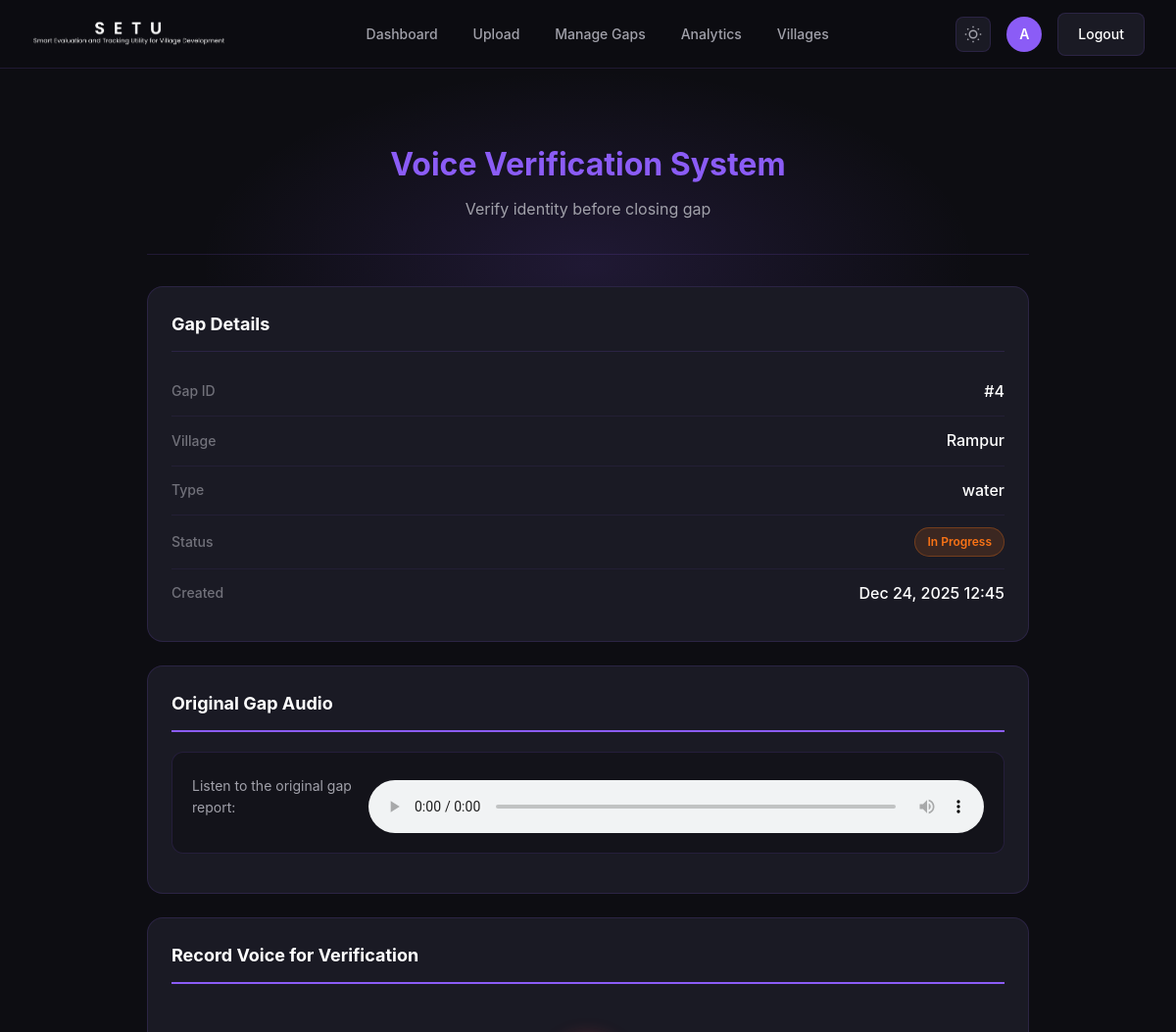
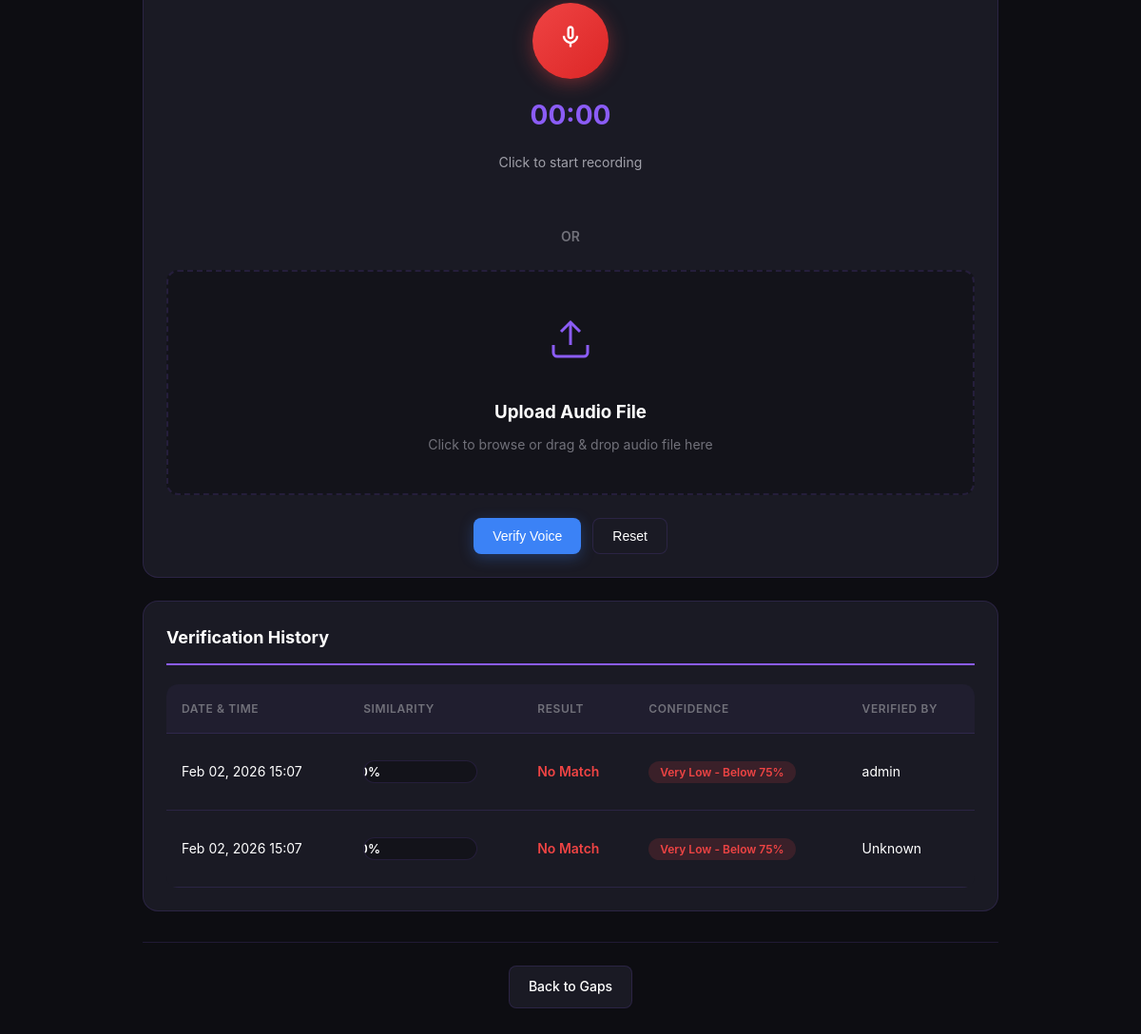
Screenshot of /voice-verification/gap/4/ (signed in) with the database file from the repository (2 pictures, top to bottom).
### core/models.py (models this page shows, shortened)
class Gap(models.Model):
    STATUS_CHOICES = [
        ("open", "Open"),
        ("in_progress", "In Progress"),
        ("resolved", "Resolved"),
    ]
    INPUT_METHOD_CHOICES = [
        ("image", "Image Upload"),
        ("voice", "Voice Recording"),
        ("text", "Text Input"),
    ]
    GAP_TYPE_CHOICES = [
        ("water", "Water Supply"),
        ("road", "Road Infrastructure"),
        ("sanitation", "Sanitation"),
        ("electricity", "Electricity"),
        ("education", "Education"),
        ("health", "Healthcare"),
        ("housing", "Housing"),
        ("agriculture", "Agriculture"),
        ("connectivity", "Connectivity"),
        ("employment", "Employment"),
        ("community_center", "Community Center"),
        ("drainage", "Drainage"),
        ("other", "Other"),
    ]
    SEVERITY_CHOICES = [
        ("low", "Low"),
        ("medium", "Medium"),
        ("high", "High"),
    ]
    village = models.ForeignKey("Village", on_delete=models.CASCADE)
    description = models.TextField()
    gap_type = models.CharField(max_length=100, choices=GAP_TYPE_CHOICES, db_index=True)
    severity = models.CharField(
        max_length=50, choices=SEVERITY_CHOICES, default="low", db_index=True
    )
    status = models.CharField(
        max_length=20, choices=STATUS_CHOICES, default="open", db_index=True
    )
    input_method = models.CharField(
        max_length=10,
        choices=INPUT_METHOD_CHOICES,
        default="image",
        db_index=True,
        help_text="Method used to submit this gap",
    )
    audio_file = models.FileField(
        upload_to="gap_audio/",
        blank=True,
        null=True,
        help_text="Audio file if submitted via voice",
    )
    audio_url = models.URLField(
        max_length=500,
        blank=True,
        null=True,
        help_text="External audio URL (Cloudinary) - will be downloaded to audio_file",
    )
    voice_code = models.CharField(
        max_length=64,
        blank=True,
        null=True,
        unique=True,  # Add unique constraint to prevent duplicates
        help_text="Unique voice fingerprint for voice-based gaps",
    )
    recommendations = models.TextField(blank=True, null=True, default="None")
    created_at = models.DateTimeField(auto_now_add=True)
    start_date = models.DateField(blank=True, null=True, help_text="Project start date")
    expected_completion = models.DateField(
        blank=True, null=True, help_text="Expected completion date"
    )
    actual_completion = models.DateField(
        blank=True, null=True, help_text="Actual completion date"
    )
    latitude = models.DecimalField(
        max_digits=9,
        decimal_places=6,
        blank=True,
        null=True,
        help_text="Latitude coordinate",
    )
    longitude = models.DecimalField(
        max_digits=9,
        decimal_places=6,
        blank=True,
        null=True,
        help_text="Longitude coordinate",
    )
    resolution_proof = models.FileField(
        upload_to="resolution_proofs/",
        blank=True,
        null=True,
        help_text="Document/letter proving gap resolution (required for ADMIN to close)",
    )
    resolution_proof_number = models.CharField(
        max_length=100,
        blank=True,
        null=True,
        help_text="Reference number of resolution letter/document",
    )
    resolved_by = models.ForeignKey(
        User,
        on_delete=models.SET_NULL,
        null=True,
        blank=True,
        related_name="resolved_gaps",
        help_text="User who marked this as resolved",
    )
    resolved_at = models.DateTimeField(
        null=True, blank=True, help_text="Timestamp when gap was resolved"
    )

class Village(models.Model):
    name = models.CharField(max_length=120)

class VoiceVerificationLog(models.Model):
    CONFIDENCE_LEVELS = [
        ("high", "High - 90%+ match"),
        ("medium", "Medium - 85-90% match"),
        ("low", "Low - 75-85% match"),
        ("very_low", "Very Low - Below 75%"),
        ("error", "Verification Error"),
    ]
    complaint = models.ForeignKey(
        Complaint,
        on_delete=models.CASCADE,
        related_name="voice_verifications",
        null=True,
        blank=True,
    )
    gap = models.ForeignKey(
        "Gap",
        on_delete=models.CASCADE,
        related_name="voice_verifications",
        null=True,
        blank=True,
        help_text="Gap being verified",
    )
    verification_audio_path = models.CharField(
        max_length=500, help_text="Path to verification audio file"
    )
    similarity_score = models.FloatField(
        help_text="Voice similarity score (0.0 to 1.0)"
    )
    is_match = models.BooleanField(default=False, help_text="Whether voices matched")
    confidence = models.CharField(max_length=20, choices=CONFIDENCE_LEVELS)
    verification_date = models.DateTimeField(auto_now_add=True)
    verified_by = models.CharField(
        max_length=100, blank=True, help_text="Person who attempted verification"
    )
    notes = models.TextField(blank=True)
    used_for_closure = models.BooleanField(default=False)
    verification_voice_code = models.CharField(
        max_length=64,
        blank=True,
        null=True,
        help_text="Voice code of verification audio",
    )
    class Meta:
        ordering = ["-verification_date"]
        verbose_name = "Voice Verification Log"
        verbose_name_plural = "Voice Verification Logs"
    @property
    def similarity_percentage(self):
        return self.similarity_score * 100

### core/voice_views.py (the view, shortened to what this page needs)
@login_required
def gap_voice_verification_dashboard(request, gap_id):
    from .models import Gap
    from .api_views import _ensure_gap_has_local_audio, _get_gap_audio_url
    gap = get_object_or_404(Gap, id=gap_id)
    if not gap.audio_file and gap.audio_url:
        _ensure_gap_has_local_audio(gap)
        gap.refresh_from_db(fields=["audio_file", "audio_url", "voice_code"])
    resolved_audio_url = _get_gap_audio_url(gap)
    has_original_audio = bool(resolved_audio_url)
    verification_logs = VoiceVerificationLog.objects.filter(gap=gap).order_by(
        "-verification_date"
    )
    context = {
        "gap": gap,
        "gap_id": gap.id,
        "original_audio_url": resolved_audio_url,
        "has_original_audio": has_original_audio,
        "verification_history": verification_logs,
        "can_verify": gap.status != "resolved" and gap.audio_file,
        "is_gap_verification": True,  # Flag to differentiate from complaint verification
    }
    return render(request, "core/voice_verification_dashboard.html", context)

### core/templates/core/voice_verification_dashboard.html (shortened to what this page needs)
{% load static %}
<!DOCTYPE html>
<html lang="en">
<head>
    <link rel="stylesheet" href="{% static 'css/modern.css' %}">
</head>
<body>
<nav class="top-nav">
    <div class="nav-container">
        <a href="{% url 'home' %}" class="nav-brand">
            <div class="nav-logo">
              <img src="{% static 'images/dark-mode.png' %}" alt="SETU Logo" class="logo-dark">
            </div>
        </a>
        <ul class="nav-menu" id="navMenu">
            <li class="nav-item"><a href="{% url 'dashboard' %}">Dashboard</a></li>
            <li class="nav-item"><a href="{% url 'upload_form' %}">Upload</a></li>
            <li class="nav-item"><a href="{% url 'manage_gaps' %}">Manage Gaps</a></li>
            <li class="nav-item"><a href="{% url 'analytics' %}">Analytics</a></li>
            <li class="nav-item"><a href="{% url 'villages_list' %}">Villages</a></li>
        </ul>
        <div class="nav-user">
            <button class="theme-toggle" onclick="toggleTheme()" title="Toggle light/dark mode">
            </button>
            <div class="user-avatar">{{ request.user.username|first|upper }}</div>
            <a href="{% url 'logout' %}" class="btn btn-secondary">Logout</a>
        </div>
    </div>
</nav>
<div class="main-wrapper">
    <div class="container">
        <div class="verification-container">
            <div class="page-header-section">
                <h1>Voice Verification System</h1>
                <p>Verify identity before closing {% if is_gap_verification %}gap{% else %}complaint{% endif %}</p>
            </div>
            {% if is_gap_verification %}
            <div class="info-card">
                <h3>Gap Details</h3>
                <div class="info-row">
                    <span class="info-label">Gap ID</span>
                    <span class="info-value">#{{ gap.id }}</span>
                </div>
                <div class="info-row">
                    <span class="info-label">Village</span>
                    <span class="info-value">{{ gap.village.name }}</span>
                </div>
                <div class="info-row">
                    <span class="info-label">Type</span>
                    <span class="info-value">{{ gap.gap_type }}</span>
                </div>
                <div class="info-row">
                    <span class="info-label">Status</span>
                    <span class="info-value">
                        <span class="status-badge {% if gap.status == 'resolved' %}status-closed{% else %}status-open{% endif %}">
                            {{ gap.get_status_display }}
                        </span>
                    </span>
                </div>
                <div class="info-row">
                    <span class="info-label">Created</span>
                    <span class="info-value">{{ gap.created_at|date:"M d, Y H:i" }}</span>
                </div>
            </div>
            {% endif %}
            {% if has_original_audio %}
            {% if is_gap_verification %}
                {% if gap.status != 'resolved' %}
            <div class="verification-section">
                <h3 class="section-title">Original Gap Audio</h3>
                <div class="audio-player">
                    <p>Listen to the original gap report:</p>
                    <audio controls>
                        <source src="{{ original_audio_url }}" type="audio/mpeg">
                    </audio>
                </div>
            </div>
                {% endif %}
            {% endif %}
            <div class="verification-section">
                <h3 class="section-title">Record Voice for Verification</h3>
                <div class="record-controls">
                    <button id="recordBtn" class="record-btn" onclick="toggleRecording()">
                    </button>
                    <div class="timer" id="timer">00:00</div>
                    <p id="recordStatus">Click to start recording</p>
                </div>
                <div class="or-divider">OR</div>
                <div class="upload-area" id="uploadArea" onclick="document.getElementById('audioFile').click()">
                    <div class="upload-icon">
                        <svg width="48" height="48" viewBox="0 0 24 24" fill="none" stroke="currentColor" stroke-width="1.5" style="color: var(--accent-purple);">
                            <path d="M21 15v4a2 2 0 0 1-2 2H5a2 2 0 0 1-2-2v-4"/>
                            <polyline points="17 8 12 3 7 8"/>
                            <line x1="12" y1="3" x2="12" y2="15"/>
                        </svg>
                    </div>
                    <h3>Upload Audio File</h3>
                    <p>Click to browse or drag & drop audio file here</p>
                </div>
                <div class="action-buttons">
                    <button class="btn btn-primary" onclick="verifyVoice()" id="verifyBtn" disabled>
                        Verify Voice
                    </button>
                    <button class="btn btn-secondary" onclick="resetForm()">
                        Reset
                    </button>
                </div>
            </div>
            {% endif %}
            {% if verification_history %}
            <div class="verification-section">
                <h3 class="section-title">Verification History</h3>
                <div class="table-wrapper" style="border: none;">
                    <table class="history-table">
                        <thead>
                            <tr>
                                <th>Date & Time</th>
                                <th>Similarity</th>
                                <th>Result</th>
                                <th>Confidence</th>
                                <th>Verified By</th>
                            </tr>
                        </thead>
                        <tbody>
                            {% for log in verification_history %}
                            <tr>
                                <td>{{ log.verification_date|date:"M d, Y H:i" }}</td>
                                <td>
                                    <div class="progress-bar" style="width: 120px; height: 24px;">
                                        <div class="progress-fill" style="width: {{ log.similarity_percentage }}%;">
                                            {{ log.similarity_percentage|floatformat:1 }}%
                                        </div>
                                    </div>
                                </td>
                                <td>
                                    {% if log.is_match %}
                                        <span style="color: #22c55e; font-weight: 600;">Match</span>
                                    {% else %}
                                        <span style="color: #ef4444; font-weight: 600;">No Match</span>
                                    {% endif %}
                                </td>
                                <td>
                                    <span class="confidence-badge confidence-{{ log.confidence }}">
                                        {{ log.get_confidence_display }}
                                    </span>
                                </td>
                                <td>{{ log.verified_by|default:"Unknown" }}</td>
                            </tr>
                            {% endfor %}
                        </tbody>
                    </table>
                </div>
            </div>
            {% endif %}
            <div class="back-section">
                {% if is_gap_verification %}
                    <a href="{% url 'manage_gaps' %}" class="btn btn-secondary">
                        Back to Gaps
                    </a>
                {% else %}
                    <a href="{% url 'complaint_detail' complaint.complaint_id %}" class="btn btn-secondary">
                        Back to Complaint
                    </a>
                {% endif %}
            </div>
        </div>
    </div>
</div>
</body>
</html>

### rows the page displays
Gap: id "4", village.name "Rampur", gap_type "water", status "In Progress", created_at "Dec 24, 2025 12:45"
VoiceVerificationLog: verification_date "Feb 02, 2026 15:07", is_match "No Match", confidence "Very Low - Below 75%", verified_by "admin"
VoiceVerificationLog: verification_date "Feb 02, 2026 15:07", is_match "No Match", confidence "Very Low - Below 75%", verified_by "Unknown"

### other values shown
{{ request.user.username|first|upper }} "A"
